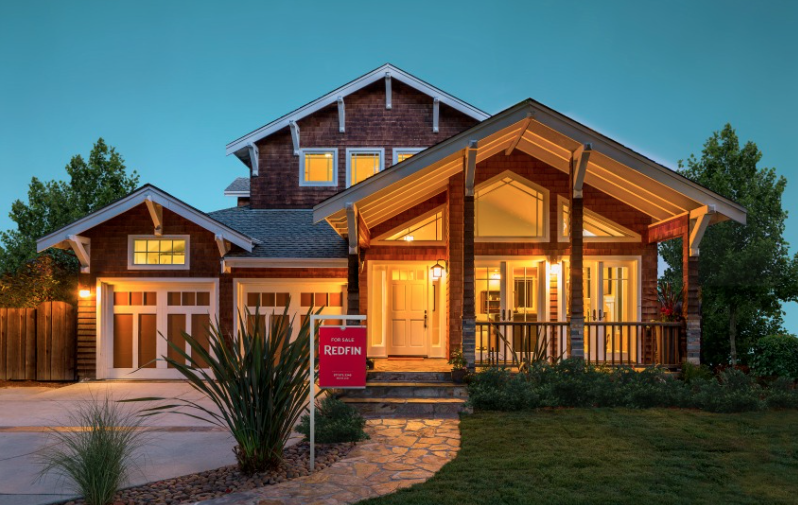
#> input picture ai_resources/Applications/data/Redfin_house.png, 798 x 505 px
$ jupyter execute --allow-errors PCAExample.ipynb   (shell and % lines are left out)   (Python 2 division)
#> lines starting #> are read from the running program, lines starting #| are printed output that depends on the picture
# PCA

[cell 1]
import cv2
import numpy as np
import statsmodels.formula.api as smf
import seaborn as sns
import matplotlib.pyplot as plt
import pandas as pd

## Using PCA for image processing

### read in an image, extract red values

[cell 2]
img = cv2.imread("data/Redfin_house.png")
#> img is the input picture: shape (505, 798, 3); mean B, G, R 85.4, 94.6, 89.3

[cell 3]
X = img[:,:,2]

Dimensions:

[cell 4]
print X.shape
#| (505, 798)

Histogram of X:

[cell 5]
plt.hist(X.flatten())
plt.title('Reds')
#> figure, not shown here; tallest bar 127865 high, from x = 51 to 76.5

### b)

[cell 6]
def compute_covariance(X,col=True, correlation=False):
    '''
        computes covariance using definition (X - mean).dot(X-mean).T
        change col to True for (X - mean).T.dot(X-mean)
        change correlation to True for the correlation matrix
    '''
    if col == False:
        newx = ((X-X.mean(axis=1)).dot(X-X.mean(axis=1)).T)/X.shape[1]
    else:
        newx = ((X-X.mean(axis=0)).T.dot(X-X.mean(axis=0)))/X.shape[0]
    if correlation == True:
        stdev = np.diag(1/np.sqrt(np.diag(newx)))
        newx = stdev.dot(newx).dot(stdev)
    return newx

[cell 7]
class PCA():
    """
    Dimensionality reduction using the diagonalization of a covariance matrix
    Can specify whether to use calculate the covariance matrix of the rows or columns of a given data matrix
    Parameters:
    numpy array X: data matrix
    boolean column: determines whether to generate covariance matrix from columns or rows
    numpy array eigenvalues and eigenvectors: eigenvalues and eigenvectors of the covariance matrix
    numpy array proportion_variance: variance explained by PCs
    numpy array cumulative_var: cumulative variance explained by PCs
    """
    def __init__(self, X,column=True):
#> called with column = True
        self.column = column #PCA using the rows of X or the columns to construct the cov matrix
        self.X = X
        if(column == True):
            self.mumat = X.mean(axis=0)
#> self.mumat = 798 values, max 142.2 at index 430, min 36.84 at index 740, mean 89.31
            self.cov = compute_covariance(X)
        else:
            self.mumat = X.mean(axis=1)
            self.cov = compute_covariance(X,False)
        self.X_shifted = self.X - self.mumat
        self.eigenvalues, self.eigenvectors = np.linalg.eig(self.cov)
        self.eigenvectors = self.eigenvectors.astype(float).real
        self.eigenvalues = np.sort(self.eigenvalues)[::-1]
        self.proportion_variance = ((self.eigenvalues/float(sum(self.eigenvalues))).astype(float)).real
#> self.proportion_variance = 798 values, max 0.425 at index 0, min -1.22e-17 at index 797, mean 0.00125
        self.cumulative_var = np.cumsum(self.proportion_variance)
#> self.cumulative_var = 798 values from 0.425 to 1

    def rank(self,n):
        #this approximates the original matrix by using n eigenvectors corresponding to the biggest eigenvalues
        eigenvalues = self.eigenvalues
        eigenvectors = self.eigenvectors
        indices = eigenvalues.argsort()[::-1][:n]
        Q = eigenvectors[:,indices]
        if self.column == False:
            return Q.dot(Q.T.dot(self.X_shifted)).astype(float) + self.mumat
        else:
            return self.X_shifted.dot(Q).dot(Q.T).astype(float) + self.mumat

    def project(self,n):
        #this projects the data onto a lower dimension
        eigenvalues = self.eigenvalues
        eigenvectors = self.eigenvectors
        indices = eigenvalues.argsort()[::-1][:n]
        Q = eigenvectors[:,indices]

        return self.X_shifted.dot(Q).astype(float)

[cell 8]
pca = PCA(X)

Proportion of Variation Explained

[cell 9]
sns.set_style("darkgrid")
fig = plt.figure()
plt.figure(figsize=[8,6])
plt.plot(range(1,pca.proportion_variance.shape[0]+1),pca.proportion_variance)
plt.title('Proportion of Variance Explained')
plt.xlabel('Principle Components', fontsize=12)
plt.ylabel('Proportion of Variance', fontsize=12)
plt.show()
#> figure, not shown here; curve peaks at x = 1, y = 0.425

Cumulative Variance Explained

[cell 10]
sns.set_style("darkgrid")
fig = plt.figure()
plt.figure(figsize=[8,6])
plt.plot(range(1,pca.cumulative_var.shape[0]+1),pca.cumulative_var)
plt.title('Cumulative Proportion of Variance Explained')
plt.xlabel('Principle Components', fontsize=12)
plt.ylabel('Proportion of Variance', fontsize=12)
plt.show()
#> figure, not shown here; curve peaks at x = 504, y = 1

[cell 11]
ninety = np.where(pca.cumulative_var <= 0.902)[0]
#> ninety = [0, 1, 2, 3, 4, 5, 6, 7, 8, 9, 10, 11, 12, 13, 14, 15]

[cell 12]
number_of_pcs = max(ninety) + 1
#> number_of_pcs = 16

Number of pcs that are needed to explain around 90% of the variance:

[cell 13]
print(number_of_pcs)
#| 16

[cell 14]
ds = np.array([1,5,10,15,20,30,50,100,200,798])

[cell 15]
def plot(i,ds):
    j = i*2
    fig.add_subplot((921 + j))
    plt.title("Projected with " + str(ds) + " PCs")
    plt.imshow(pca.rank(ds))
#> in rank, `indices = eigenvalues.argsort()[::-1][:n]`: indices = [0]
#> in rank, `Q = eigenvectors[:,indices]`: Q = 798 values, max 0.0159 at index 35, min -0.0745 at index 508, mean -0.0247
#> in rank, `return self.X_shifted.dot(Q).dot(Q.T).astype(float) + self.mumat`:
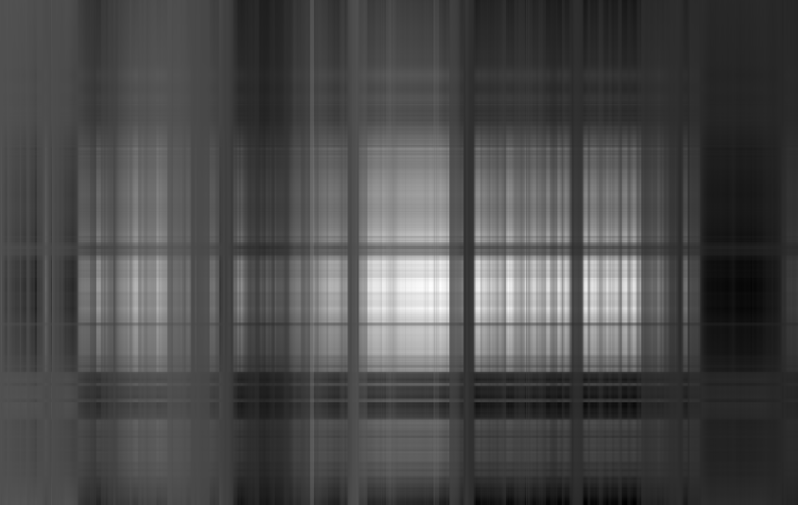
#> returned value: shape (505, 798) float64; min 4.5, max 291.8, mean 89.3; drawn with min black and max white

    fig.add_subplot((921 + j + 1))
    plt.title('Cumulative Proportion of Variance Explained with ' + str(ds) + ' PCs')
    if ds == 1:
        plt.plot([ds], [pca.cumulative_var[0]], marker='o', markersize=3, color="red")
    else:
        plt.plot(range(1,1+ds),pca.cumulative_var[:ds])

[cell 16]
fig.add_subplot((921))
plt.title("Original")
plt.imshow(X)

fig = plt.figure()

fig.set_figheight(35)
fig.set_figwidth(12)

plot(0,ds[0])
plot(1,ds[1])
#> in rank (call 2), `Q = eigenvectors[:,indices]`: Q = 798 rows, first 6: [0.000786, 0.0326, -0.0258, -0.0159, 0.0516], [-0.00206, 0.0373, -0.0235, -0.0118, 0.0505], [0.00196, 0.0315, -0.0168, -0.0281, 0.0595], [0.00286, 0.0309, -0.014, -0.029, 0.0606], [0.00469, 0.0293, -0.0139, -0.0282, 0.0605], [0.00699, 0.0262, -0.0154, -0.033, 0.064]
plot(2,ds[2])
plot(3,ds[3])

fig = plt.figure()

fig.set_figheight(35)
fig.set_figwidth(12)
plot(0,ds[4])
plot(1,ds[5])
#> in rank (call 6), `indices = eigenvalues.argsort()[::-1][:n]`: indices = 30 values from 0 to 29
#> in rank (call 6), `return self.X_shifted.dot(Q).dot(Q.T).astype(float) + self.mumat`:
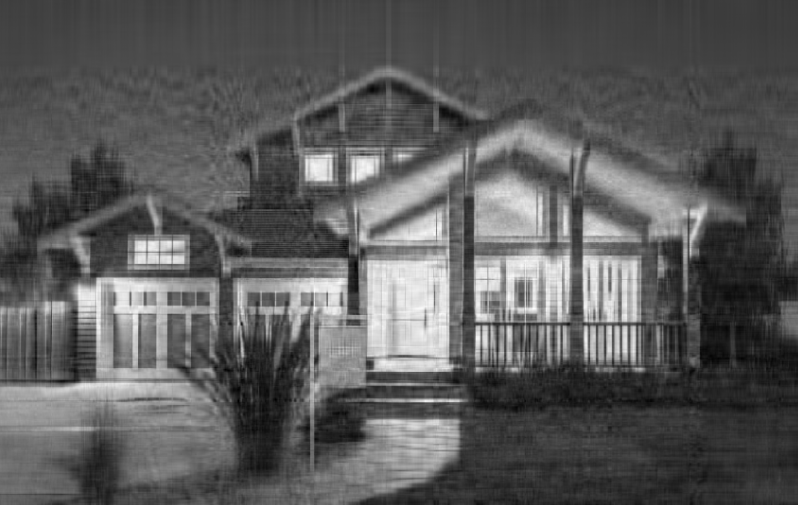
#> returned value: shape (505, 798) float64; min -19.73, max 282.6, mean 89.3; drawn with min black and max white
plot(2,ds[6])
plot(3,ds[7])
#> in rank (call 8), `indices = eigenvalues.argsort()[::-1][:n]`: indices = 100 values from 0 to 99
#> in rank (call 8), `Q = eigenvectors[:,indices]`:
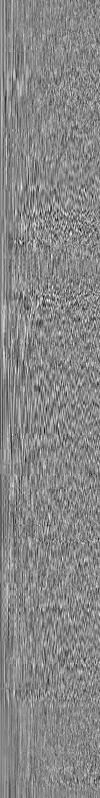
#> Q: shape (798, 100) float64; min -0.19, max 0.167, mean -0.000169; drawn with min black and max white

fig = plt.figure()
fig.set_figheight(35)
fig.set_figwidth(12)
plot(0,ds[8])
#> in rank (call 9), `indices = eigenvalues.argsort()[::-1][:n]`: indices = 200 values from 0 to 199
#> in rank (call 9), `Q = eigenvectors[:,indices]`:
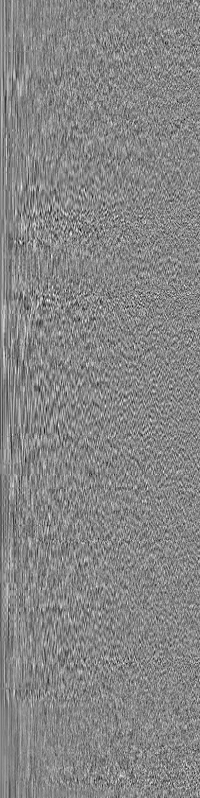
#> Q: shape (798, 200) float64; min -0.19, max 0.171, mean -8.71e-05; drawn with min black and max white
plot(1,ds[9])
#> figure, not shown here; panel 6: curve peaks at x = 10, y = 0.85; panel 8: curve peaks at x = 15, y = 0.896
#> figure, not shown here; panel 2: curve peaks at x = 20, y = 0.917; panel 4: curve peaks at x = 30, y = 0.941; panel 6: curve peaks at x = 50, y = 0.964; panel 8: curve peaks at x = 100, y = 0.986
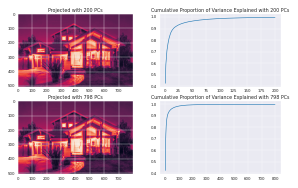
#> figure drawn by matplotlib, 4 panels; panel 2: curve peaks at x = 200, y = 0.997; panel 4: curve peaks at x = 504, y = 1

## PCA for regression

We use a dataset of genes with many different values and tumor type labelled as either Basal or Normal. The response variable y corresponds to gene 1 and the rest of genes are used as the data matrix. Read in the file and extract the correct values to put in data matrix X

#> (a cell that did not finish here is left out)

#> (a cell that did not finish here is left out)

[cell 19]
def get_vectors(values):
    diction = {}
    for i in range(len(values)):
        diction[i] = np.asfarray(values[i])
    return diction

#> (a cell that did not finish here is left out)

[cell 21]
y = X[:,0]
#> y = 505 values, max 189 at index 313, min 24 at index 277, mean 95.05
X = X[:,1:]
#> X: shape (505, 797)

[cell 22]
indexlist = np.arange(X.shape[0])
#> indexlist = 505 values from 0 to 504
size = int(indexlist.shape[0]*0.8)
#> size = 404
indices = np.random.choice(indexlist, size, replace=False)
not_in_indices = np.array([x for x in range(len(indexlist)) if x not in indices])
#> not_in_indices = 101 values from 9 to 503

[cell 23]
X_train = X[indices]
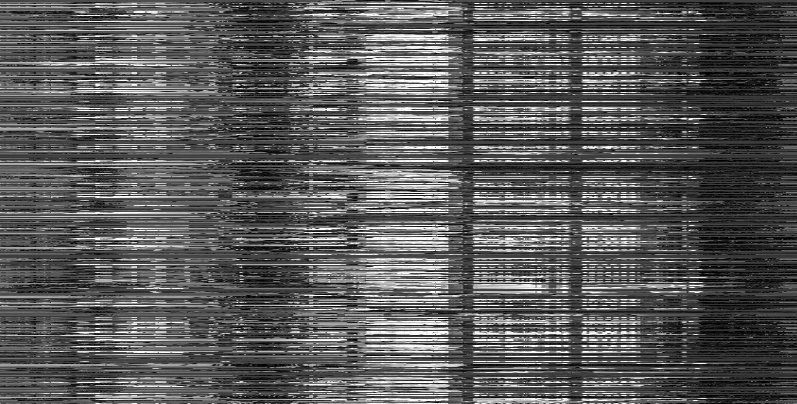
#> X_train: shape (404, 797); min 0, max 255, mean 89.4
y_train = y[indices].reshape(indices.shape[0],1)
#> y_train = 404 values, max 189 at index 36, min 27 at index 132, mean 94.66

[cell 24]
X_test = X[not_in_indices]
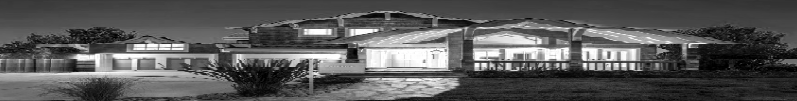
#> X_test: shape (101, 797); min 0, max 255, mean 89.1
y_test = y[not_in_indices].reshape(not_in_indices.shape[0],1)
#> y_test = 101 values, max 179 at index 75, min 24 at index 53, mean 96.62

[cell 25]
pctcga = PCA(X_train)
#> call 2 of __init__, with column = True
#> in __init__ (call 2), `self.mumat = X.mean(axis=0)`: self.mumat = 797 values, max 141.2 at index 429, min 37.48 at index 740, mean 89.36
#> in __init__ (call 2), `self.eigenvectors = self.eigenvectors.astype(float).real`:
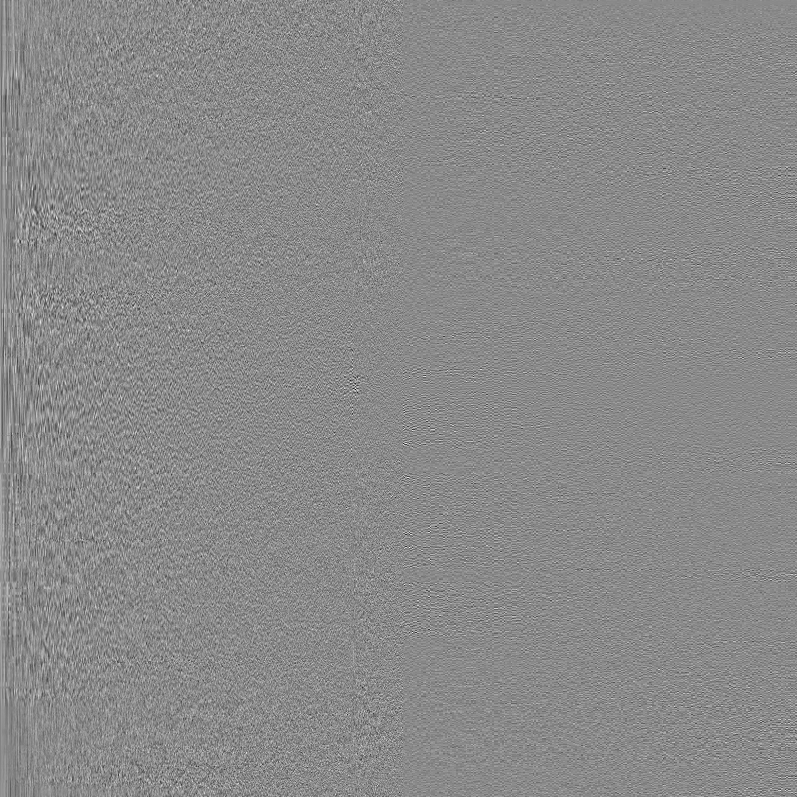
#> self.eigenvectors: shape (797, 797) float64; min -0.259, max 0.219, mean 4.39e-05; drawn with min black and max white
#> in __init__ (call 2), `self.proportion_variance = ((self.eigenvalues/float(sum(self.eigenvalu..`: self.proportion_variance = 797 values, max 0.431 at index 0, min -1.06e-17 at index 796, mean 0.00125
#> in __init__ (call 2), `self.cumulative_var = np.cumsum(self.proportion_variance)`: self.cumulative_var = 797 values from 0.431 to 1

[cell 26]
sns.set_style("darkgrid")
fig = plt.figure()
plt.figure(figsize=[8,6])
plt.plot(range(1,pctcga.cumulative_var.shape[0]+1),pctcga.cumulative_var)
plt.title('Cumulative Proportion of Variance Explained')
plt.xlabel('Principle Components', fontsize=12)
plt.ylabel('Proportion of Variance', fontsize=12)
plt.show()
#> figure, not shown here; curve peaks at x = 403, y = 1

Number of PCs needed to explain around 85% of variance

[cell 27]
print(pctcga.cumulative_var[pctcga.cumulative_var <= 0.8506].shape[0])
#| 9

#> (a cell that did not finish here is left out)

#> (a cell that did not finish here is left out)

[cell 30]
X_train_centered = X_train - np.mean(X_train,axis=0)
#> (the rest of this cell did not finish here and is left out)

#> (a cell that did not finish here is left out)

We can see from the graph below that the first PC is quite linearly separable with respect to the other PCs. for each of the plots of the first PC with the other PCs we can see that the there are two distinct clusters of each class of Tumor Type The other PCs seem to overlap with eachother, which tells me that they dont explain as much variance as PC 1.

#> (a cell that did not finish here is left out)

Here we are using the model that utilizes the PCs of X.
We scale X & y to have mean 0 initially. To calculate beta, we substitute centered X in the normal least squares equation with the PCs (XV), then fit the model with the PCs.

[cell 33]
def kfold_cv_lm_pc(k,seed,X,y,eigenvecs,numpcs): #input seed = -1 for complete random output
    X = X - np.mean(X,axis=0)
    y = y - np.mean(y,axis=0)
    ones = np.ones(X.shape[0])
    if seed != -1:
        np.random.seed(seed)
    else:
        pass
    fold_size = int(X.shape[0] / k)
    xfolds = []
    yfolds = []
    indexlist = np.arange(X.shape[0])
    ks = np.arange(k)
    newy = np.array(y) - np.mean(y,axis=0)
    for i in range(k):
        indices = np.random.choice(indexlist, fold_size, replace=False)
        indexlist = np.delete(indexlist,indices)
        xfolds.append(X[indices, :])
        yfolds.append(newy[indices])
    mses = []
    mspes = []
    for i in range(k):
        leaveoutx = np.array(xfolds[i]).astype(float)
        leaveouty = np.array(yfolds[i]).astype(float)
        leavein = [index for index in range(k) if index != i]
        leaveinx = np.array([xfolds[i] for i in leavein]).astype(float)
        leaveinx = leaveinx.reshape((leaveinx.shape[0]*leaveinx.shape[1],leaveinx.shape[2])).astype(float)
        X_reshaped = np.column_stack((np.ones(leaveinx.shape[0]),leaveinx.dot(eigenvecs[:,:numpcs])))
        X_reshaped_out = np.column_stack((np.ones(leaveoutx.shape[0]),leaveoutx.dot(eigenvecs[:,:numpcs])))
        leaveiny = np.array([yfolds[i] for i in leavein]).astype(float)
        leaveiny = leaveiny.reshape(leaveiny.shape[0]*leaveiny.shape[1]).astype(float)
        betaestimate = (np.linalg.inv(X_reshaped.T.dot(X_reshaped)).dot(X_reshaped.T.dot(leaveiny))).astype(float)
        betaestimate = betaestimate.reshape(betaestimate.shape[0],1)
        trainest = X_reshaped.dot(betaestimate)
        testest = X_reshaped_out.dot(betaestimate)
        MSE = (1/float(leaveinx.shape[0]))*((leaveiny - trainest).astype(float).T.dot((leaveiny - trainest).astype(float)))
        MSPE = (1/float(leaveoutx.shape[0]))*((leaveouty - testest).astype(float).T.dot((leaveouty - testest).astype(float)))
        mses.append(MSE)
        mspes.append(MSPE)
    avgmse = sum(mses)/k
    avgmspe = sum(mspes)/k
    return [avgmse,avgmspe[0,0]]

Trying every number of pcs until we cant calculate the inverse, matrix is singular

[cell 34]
def get_kfolds_evals(trainx,trainy,pcs):
    msed = {}
    msped = {}
    betas = {}
    for i in range(1,pctcga.eigenvalues.shape[0]):
        try:
            msed[i] = kfold_cv_lm_pc(10,1,trainx,trainy,pcs,i)[0]
            msped[i] = kfold_cv_lm_pc(10,1,trainx,trainy,pcs,i)[1]
        except:
            print("Singular at " + str(i) + " or more PCs" )
            print(i)
            break
#> after the loop, msed = 0 items; msped = 0 items
    p = pd.DataFrame({"MSE":msed,"MSPE":msped,"betas":betas})
#> p = table of 0 rows and 3 columns
    return p

[cell 35]
kfold_df = get_kfolds_evals(X_train,y_train,pctcga.eigenvectors)
#> kfold_df = table of 0 rows and 3 columns

Broad Plot of PCs

[cell 36]
sns.set_style("darkgrid")
fig = plt.figure()
plt.figure(figsize=[8,6])
plt.plot(range(1,kfold_df["MSPE"].shape[0]+1),kfold_df["MSPE"])
plt.title('MSPE of PCs Broad Look')
plt.xlabel('Principle Components', fontsize=12)
plt.ylabel('MSPE', fontsize=12)
x1,x2,y1,y2 = plt.axis()
plt.show()

Zoomed in plot of Pcs

[cell 37]
sns.set_style("darkgrid")
fig = plt.figure()
plt.figure(figsize=[8,6])
plt.plot(range(1,kfold_df["MSPE"].shape[0]+1),kfold_df["MSPE"])
plt.title('MSPE of PCs Zoomed In')
plt.xlabel('Principle Components', fontsize=12)
plt.ylabel('MSPE', fontsize=12)
x1,x2,y1,y2 = plt.axis()
plt.axis((x1,x2,0,10))
plt.show()
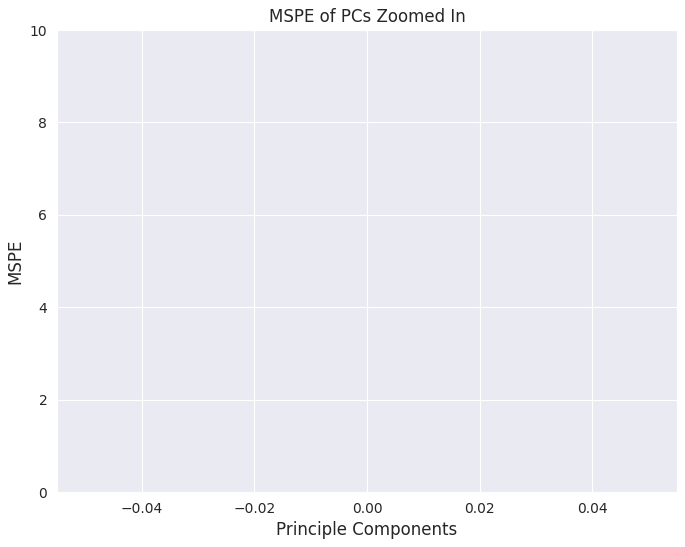
#> figure drawn by matplotlib, 1 panel

I'll chose to use the number of PCs that result in the lowest MSPE

#> (a cell that did not finish here is left out)

#> (a cell that did not finish here is left out)

Get beta estimates from our training data

[cell 40]
X_shifted = X_train - np.mean(X_train,axis=0)
y_shifted = y_train - np.mean(y_train)
#> y_shifted = 404 values, max 94.34 at index 36, min -67.66 at index 132, mean 2.81e-15
#> (the rest of this cell did not finish here and is left out)

Find PCs for regression

[cell 41]
X_shifted = X_test - np.mean(X_test,axis=0)
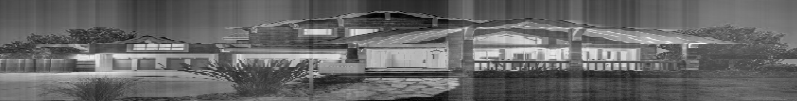
#> X_shifted: shape (101, 797) float64; min -136.9, max 201.5, mean 0; drawn with min black and max white
y_test = y_test - np.mean(y_test)
#> y_test = 101 values, max 82.38 at index 75, min -72.62 at index 53, mean 2.39e-15
#> (the rest of this cell did not finish here and is left out)
